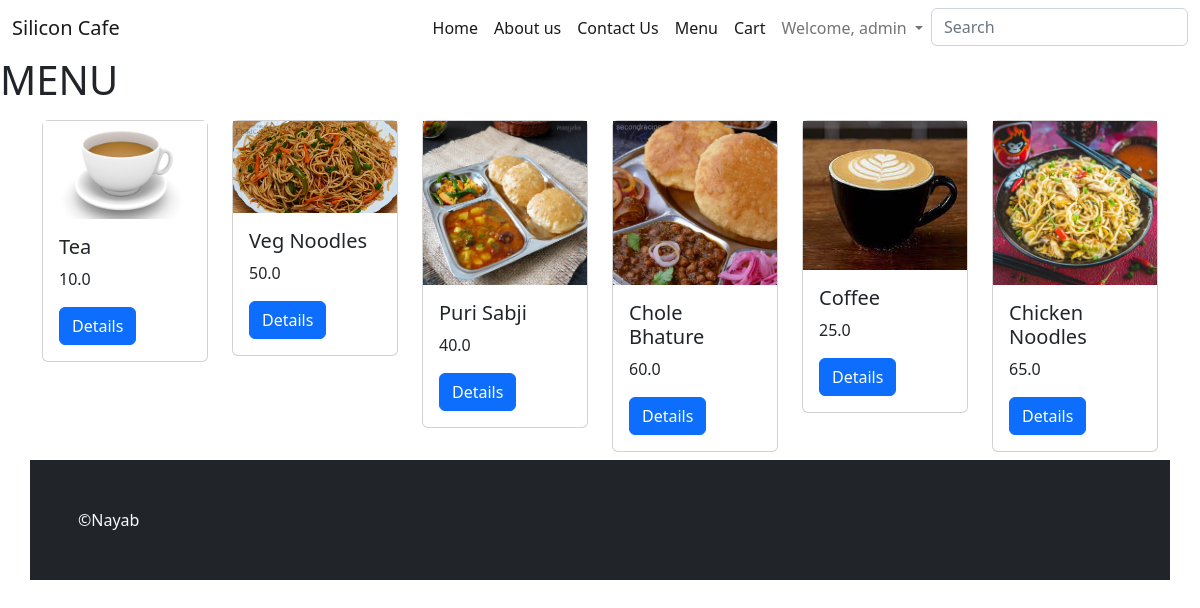
Page /food/menu/ (signed in) on the committed database.
### food/models.py (models this page shows, shortened)
class food(models.Model):
    category = models.ForeignKey(Cuisine, on_delete=models.DO_NOTHING)
    name = models.CharField(max_length=100)
    description = models.TextField()
    secondary_description = models.TextField(blank=True)  #can take blank value if value not given
    price = models.FloatField()
    is_available = models.BooleanField(default=True)   #default value
    image = models.ImageField(upload_to='food_images/')

### food/views.py (the view)
# urls.py: path('menu/', views.menu, name = "menu"),
def menu(request):
    foods = food.objects.all()
    context = {
       'food' : foods
    }
    return render(request,'food/menu.html',context)

### templates/food/menu.html (shortened to what this page needs)
{% extends 'base.html' %}
{% block content %}
        <h1>MENU</h1>
         <div class = "container">
            <div class = "row">
                {% for food in food  %}
                     <div class = "col-md-2 col-6">
                        <div class = "card my-2">
                            <img src="{{food.image.url}}"alt="" class = "card-top-img" height : "120px">
                            <div class="card-body">
                                <h5 class="h5">{{food.name}}</h5>
                                <p class = "card-text">{{food.price}}</p>
                                <a href = "{% url 'details' food.id %}" class="btn btn-primary">Details</a>
                            </div>
                        </div>
                    </div>
                {% endfor %}
{% endblock content %}

### templates/base.html (shortened to what this page needs)
{% load static %}
<!DOCTYPE html>
<html lang="en">
<head>
    <link rel="stylesheet" href="{% static 'bs/bootstrap.min.css' %}">
    <link rel="stylesheet" href="{% static 'css/style.css' %}">
</head>
<body>
      <nav class="navbar navbar-expand-lg">
        <div class="container-fluid">
          <a class="navbar-brand" href="#">Silicon Cafe</a>
          <div class="collapse navbar-collapse" id="navbarSupportedContent">
            <ul class="navbar-nav ms-auto mb-2 mb-lg-0">
              <li class="nav-item">
                <a class="nav-link active" aria-current="page" href="{% url 'home'%}">Home</a>
              </li>
              <li class="nav-item">
                <a class="nav-link active" aria-current="page" href="{% url 'about us'%}">About us</a>
              </li>
              <li class="nav-item">
                <a class="nav-link active" aria-current="page" href="{% url 'contact us'%}">Contact Us</a>
              </li>
              <li class="nav-item">
                <a class="nav-link active" aria-current="page" href="{% url 'menu' %}">Menu</a>
              </li>
              {% if user.is_authenticated %}
              <li class="nav-item">
                <a class="nav-link active" aria-current="page" href="{% url 'cart' %}">Cart</a>
              </li>
              <li class="nav-item dropdown">
                <a class="nav-link dropdown-toggle" href="#" id="navbarDropdown" role="button" data-bs-toggle="dropdown" aria-expanded="false">
                  Welcome, {{user.username}}
                </a>
              </li>
              {% endif %}
              <form class="form-inline my-2 my-lg-0">
                <input class="form-control mr-sm-2" type="search" placeholder="Search" aria-label="Search" name="search">
                </form>
            </ul>
          </div>
        </div>
      </nav>
      {% block content %}
      {% endblock content %}
      <footer class="bg-dark p-5 text-left text-light">
        &copy;Nayab
      </footer>
</body>
</html>

### rows in the picture
food: image (picture), name "Tea", price "10.0"
food: image (picture), name "Veg Noodles", price "50.0"
food: image (picture), name "Puri Sabji", price "40.0"
food: image (picture), name "Chole Bhature", price "60.0"
food: image (picture), name "Coffee", price "25.0"
food: image (picture), name "Chicken Noodles", price "65.0"

### other values in the picture
{{ user.username }} "admin"
